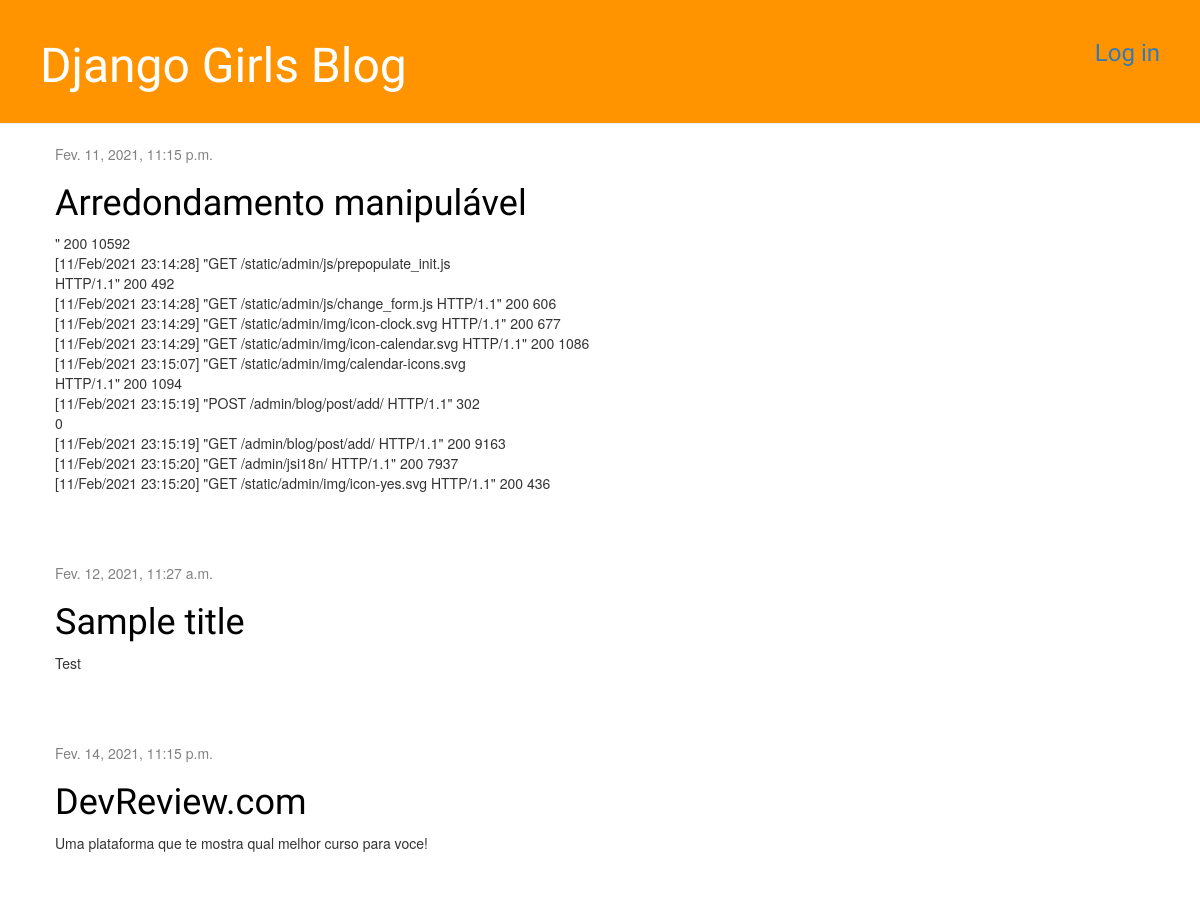
The app's page /, older data.
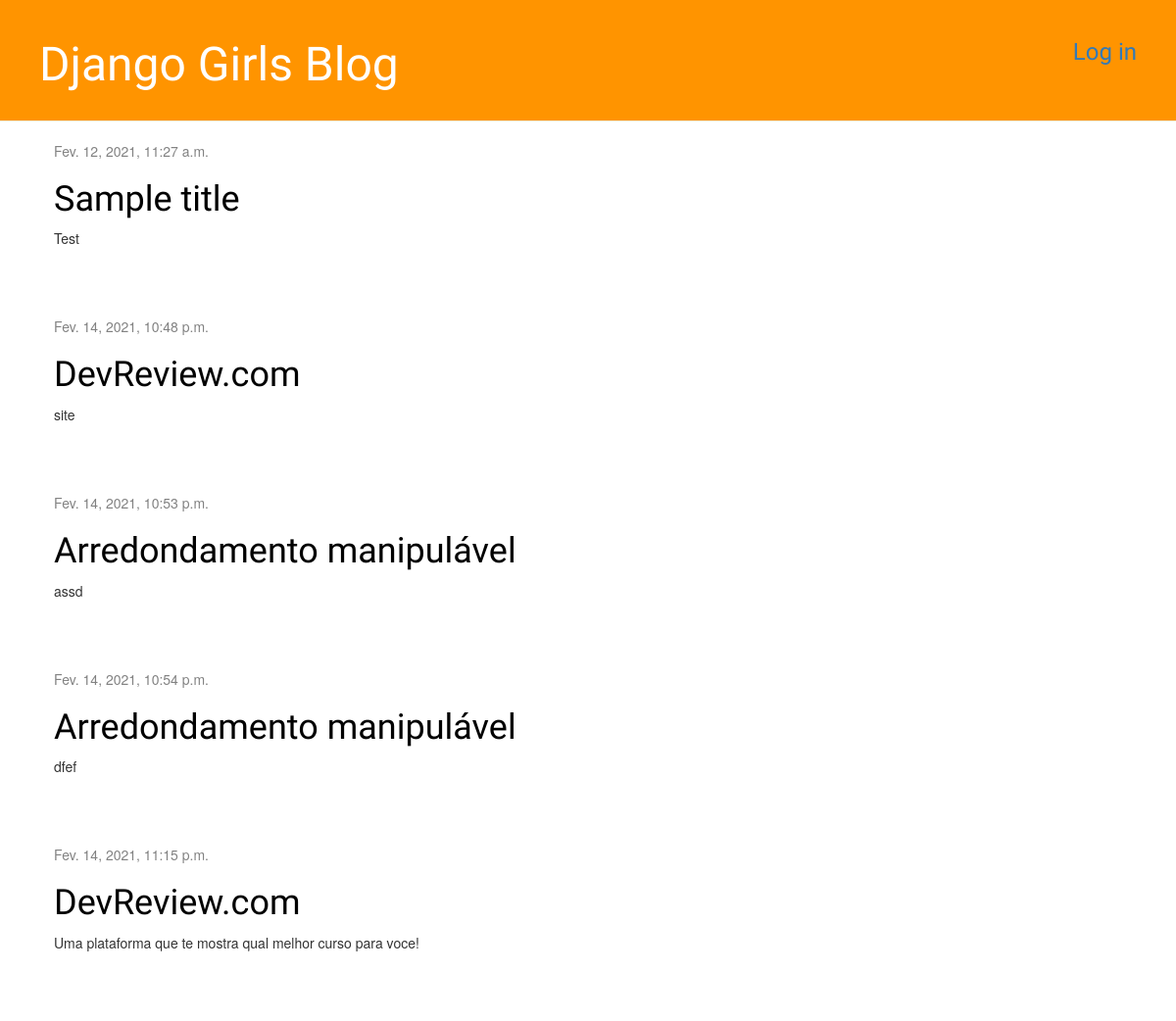
The same page, newer data.
### blog/models.py (models this page shows, shortened)
class Post(models.Model):
    author = models.ForeignKey('auth.User', on_delete=models.CASCADE)
    title = models.CharField(max_length=200)
    text = models.TextField()
    created_date = models.DateTimeField(
        default=timezone.now)
    published_date = models.DateTimeField(
        blank=True, null=True)

### blog/views.py (the view)
# urls.py: path('', views.post_list, name='post_list'),
def post_list(request):
    posts = Post.objects.filter(published_date__lte=timezone.now()).order_by(
        'published_date')
    return render(request, 'blog/post_list.html', {'posts': posts})

### blog/templates/blog/post_list.html
{% extends 'blog/base.html' %}
{% block content %}
    {% for post in posts %}
        <div class="post">
            <div class="date">
                {{ post.published_date }}
            </div>
            <h1><a href="{% url 'post_detail' pk=post.pk %}">{{ post.title }}</a></h1>
            <p>{{ post.text|linebreaksbr }}</p>
        </div>
    {% endfor %}
{% endblock %}

### blog/templates/blog/base.html (shortened to what this page needs)
{% load static %}
<html>
<head>
    <link rel="stylesheet" href="//maxcdn.bootstrapcdn.com/bootstrap/3.2.0/css/bootstrap.min.css">
    <link rel="stylesheet" href="//maxcdn.bootstrapcdn.com/bootstrap/3.2.0/css/bootstrap-theme.min.css">
    <link rel="stylesheet" href="{% static 'css/blog.css' %}">
</head>
<body>
    <div class="page-header">
        <div class="top-menu" style="float:right">
            {% if user.is_authenticated %}
            <h3> {{ request.user }} | <a href="/admin/logout?next=/">Log out</a> </h3>
            {% else %}
            <h3> <a href="/admin/login/?next=/">Log in</a> </h3>
            {% endif %}
        </div>
        <h1><a href="/">Django Girls Blog</a></h1>
    </div>
    <div class="content container">
        <div class="row">
            <div class="col-md-8">
                {% block content %}
                {% endblock %}
            </div>
        </div>
    </div>
</body>
</html>

### blog/static/css/blog.css (style rules this page uses)
.page-header { background-color: #ff9400; margin-top: 0; padding: 20px 20px 20px 40px; }
.page-header h1, .page-header h1 a, .page-header h1 a:visited, .page-header h1 a:active { color: #ffffff; font-size: 36pt; text-decoration: none; }
.content { margin-left: 40px; }
h1, h2, h3, h4 { font-family: 'Lobster', cursive; }
.date { color: #828282; }
.top-menu, .top-menu:hover, .top-menu:visited { color: #ffffff; float: right; font-size: 26pt; margin-right: 20px; }
.post { margin-bottom: 70px; }
.post h1 a, .post h1 a:visited { color: #000000; }

Row changes from the older to the newer data that the page shows:
shown differently, row unchanged: Post "Sample title": moves up the list
added Post: published_date "Fev. 14, 2021, 10:48 p.m.", title "DevReview.com", text "site"
added Post: published_date "Fev. 14, 2021, 10:53 p.m.", title "Arredondamento manipulável", text "assd"
changed Post: published_date "Fev. 11, 2021, 11:15 p.m." → "Fev. 14, 2021, 10:54 p.m."; text "\" 200 10592 [11/Feb/2021 23:14:28] \"GET /static/admin/js/prepopulate_init.js HTTP/1.1\" 200 492 [11/Feb/2021 23:14:28] \"GET /static/admin/js/change_form.js HTTP/1.1\" 200 606 [11/Feb/2021 23:14:29] \"GET /static/admin/img/icon-clock.svg HTTP/1.1\" 200 677 [11/Feb/2021 23:14:29] \"GET /static/admin/img/icon-calendar.svg HTTP/1.1\" 200 1086 [11/Feb/2021 23:15:07] \"GET /static/admin/img/calendar-icons.svg HTTP/1.1\" 200 1094 [11/Feb/2021 23:15:19] \"POST /admin/blog/post/add/ HTTP/1.1\" 302 0 [11/Feb/2021 23:15:19] \"GET /admin/blog/post/add/ HTTP/1.1\" 200 9163 [11/Feb/2021 23:15:20] \"GET /admin/jsi18n/ HTTP/1.1\" 200 7937 [11/Feb/2021 23:15:20] \"GET /static/admin/img/icon-yes.svg HTTP/1.1\" 200 436" → "dfef"
